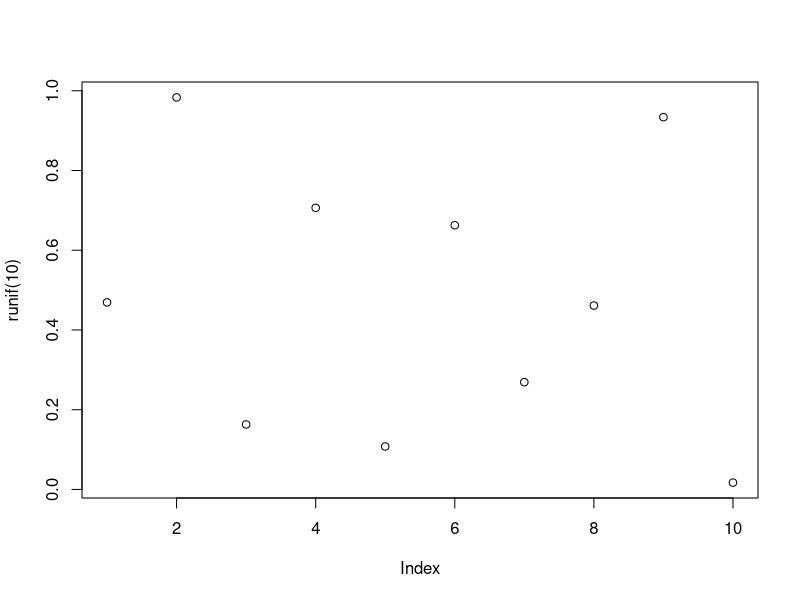

Here is the R script that generated this plot: (Note: this script raises an error after producing the figure.)
#' "Special" roxygen comment that will render as markdown
# Demo of R scripts
# 26 January 2017
# SAA

# hard set working directory:
setwd("~/ComputationalBiology/CompBio")

# New plot to show up in view
plot(runif(10))

# Show some data in the console
z <-rnorm(n=3, mean=10, sd=2)
print(z)

#Command Shift Enter- to run all code at once
#Command Enter- to run each line separately
#Control L will clean out console line

library(knitr)

#"purl" takes previous chunks in markdown file and puts them in one place and turns it into a R script\

purl("lecture_notes.Rmd")


